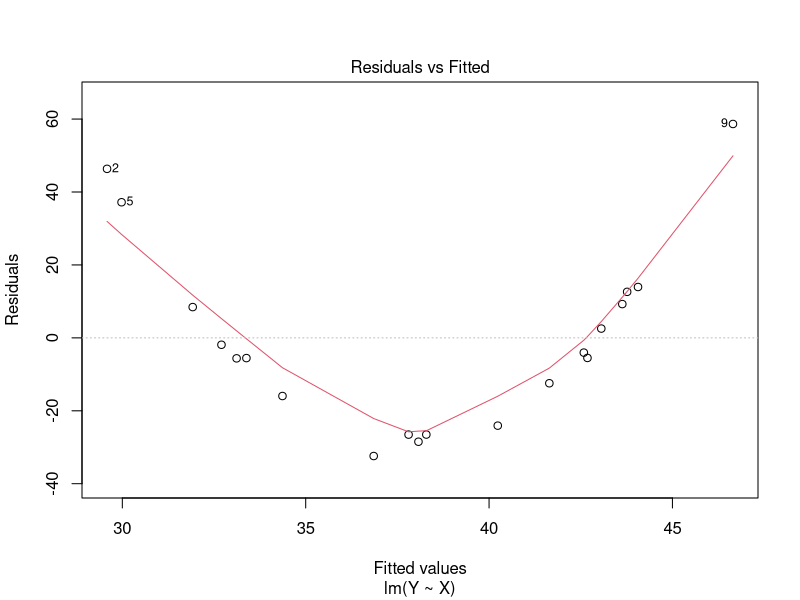
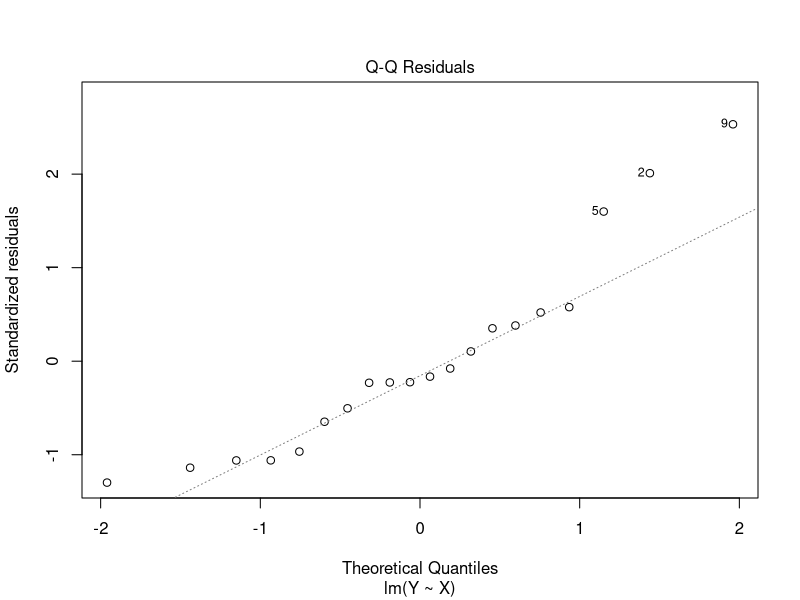
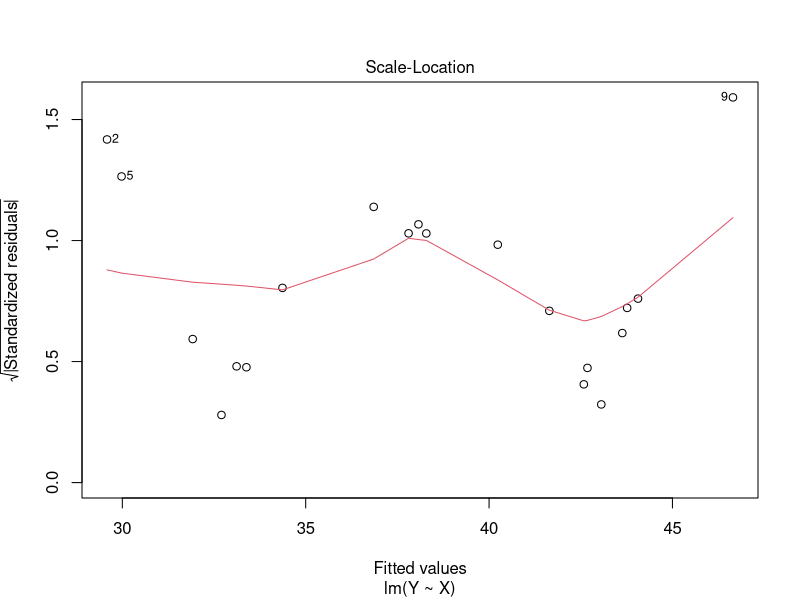
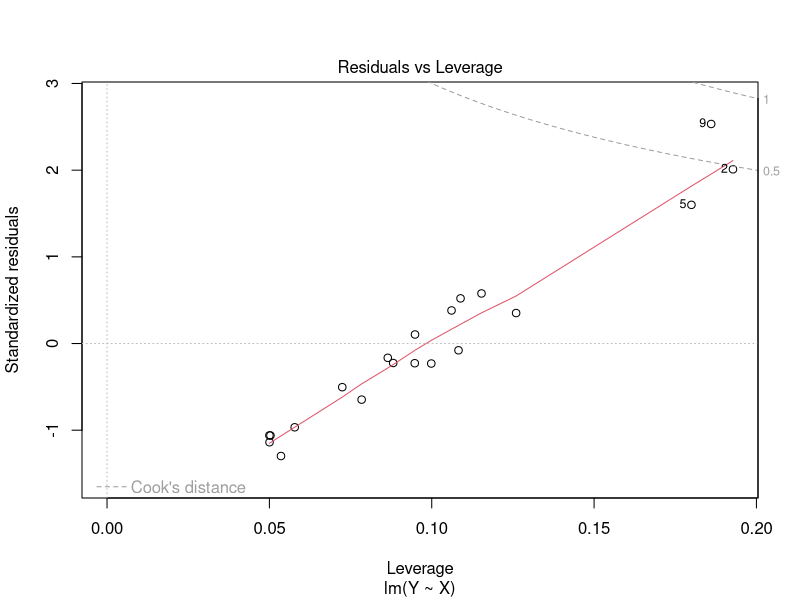
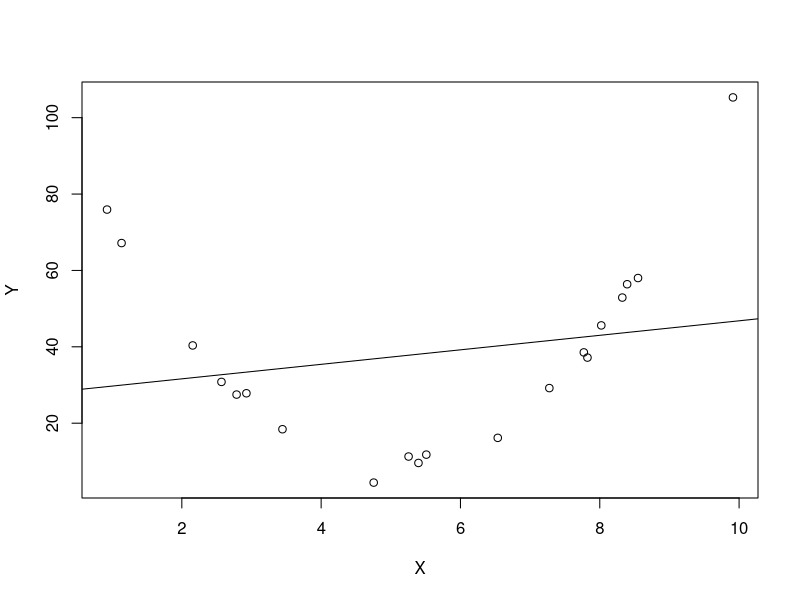
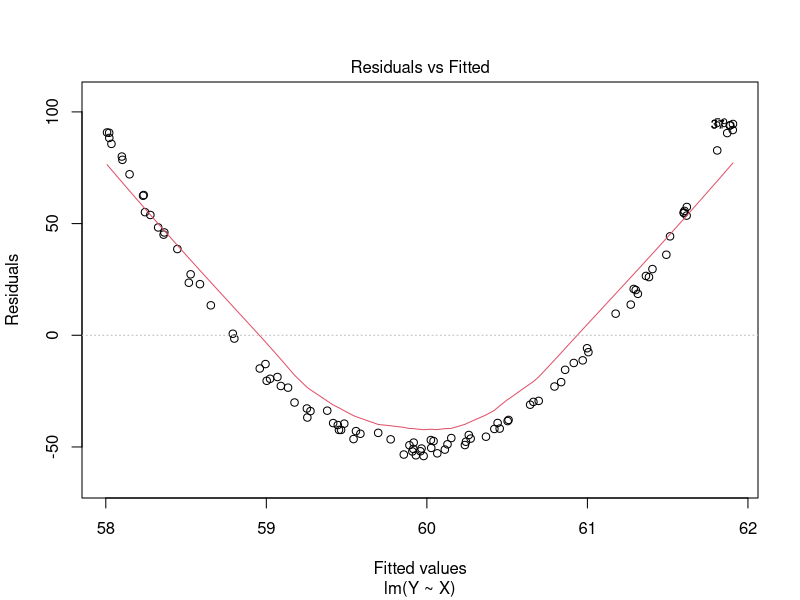
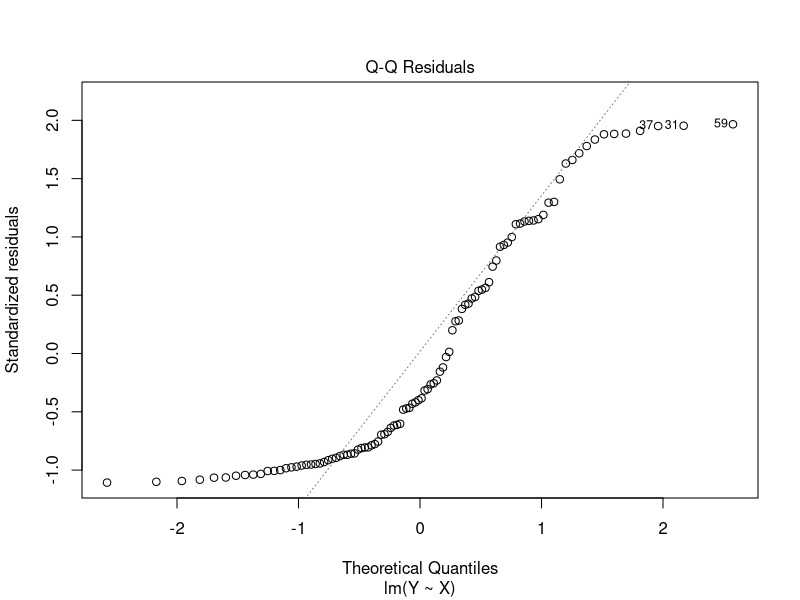
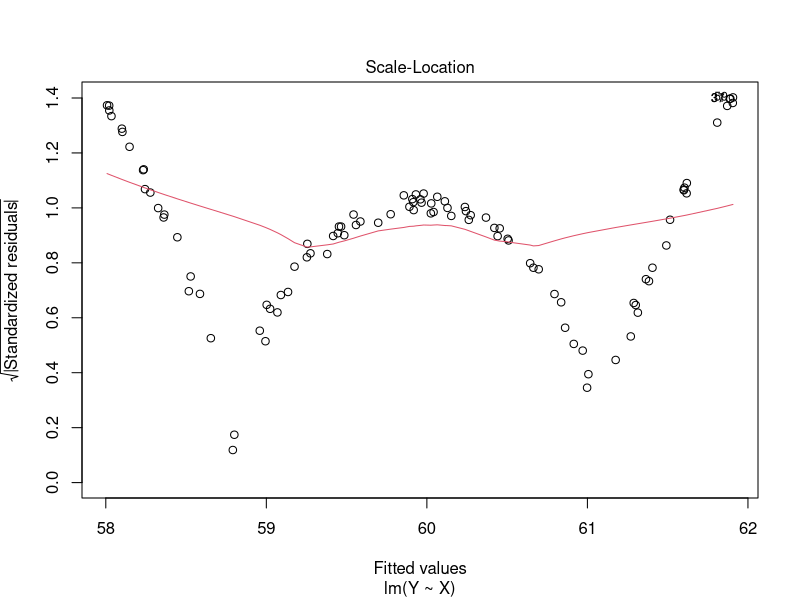

The R script that drew these images, in order: (Note: this script raises an error after producing the figures.)
## ---- chunk 1
knitr::opts_chunk$set(echo = TRUE)
## ---- chunk 2
require(ggplot2)
## ---- chunk 3
check_violations <- function(sample_size, orig_new_obsv, violation_name, violation_func, sigma_sq, orig_X) {

  if (violation_name == "None") {
    X <- orig_X
    new_obsv <- orig_new_obsv
    eps <- rnorm(sample_size, mean = 0, sd = sqrt(sigma_sq))
    return(list(X,new_obsv,eps))
  }
  if (violation_name == "Nonlinear relationship") {
    X <- violation_func(orig_X)
    new_obsv <- violation_func(orig_new_obsv)
    eps <- rnorm(sample_size, mean = 0, sd = sqrt(sigma_sq))
    return(list(X,new_obsv,eps))
  }
  if (violation_name == "Non-normal errors") {
    if (violation_func == "Gamma") {
      X <- orig_X
      new_obsv <- orig_new_obsv
      eps_alpha <- 2
      eps_beta <- 1/4
      eps <- (rgamma(sample_size, shape = eps_alpha, scale = eps_beta) - eps_alpha * eps_beta) * 2
      return(list(X,new_obsv,eps))
    }
    if (violation_func == "Poisson") {
      X <- orig_X
      new_obsv <- orig_new_obsv
      lambda <- 4
      eps <- (rpois(sample_size, lambda) - lambda) * 2
      return(list(X,new_obsv,eps))
    }
  }
  if (violation_name == "Heterogeneous variances") {
    X <- orig_X
    new_obsv <- orig_new_obsv
    eps <- rnorm(sample_size, mean = 0, sd = violation_func(X))
    return(list(X,new_obsv,eps))
  }
  if (violation_name == "Multicolinearity") {
    X <- unname(cbind(orig_X, violation_func(orig_X)))
    new_obsv <- unname(cbind(orig_new_obsv, violation_func(orig_new_obsv)))
    eps <- rnorm(sample_size, mean = 0, sd = sqrt(sigma_sq))
    return(list(X,new_obsv,eps))
  }
}


# function that will run simulations, violating a specific assumption
run_simulations <- function(num_runs, sample_size, num_new_obsv, violation, violation_func, num_predictors, sigma_sq) {
  
  sim_results <- data.frame(bad_prediction_rate = 0,
                            bad_intercept_rate = 0, 
                            bad_predictor_rate = 0, 
                            average_mse = 0, 
                            insignificant_intercept_rate = 0, 
                            insignificant_predictor_rate = 0)

  # b0 <- parameters[1]
  # b1 <- parameters[2]
  parameters <- sample.int(10, num_predictors + 1)
  for (i in 1:num_runs) {
    X <- runif(sample_size, 0, 10)
    new_obsv <- runif(num_new_obsv, 0, 10)
    
    violated_data <- check_violations(sample_size, new_obsv, violation, violation_func, sigma_sq, X)
    violated_X <- violated_data[[1]]
    violated_new_obsv <- violated_data[[2]]
    eps <- violated_data[[3]]
    
    new_data <- data.frame(X = new_obsv)
    if (violation == "Multicolinearity") {
      X <- violated_X
      new_obsv <- violated_new_obsv
    }
    
    
    # add in column of ones to capture beta0 when generating Y and expected value of Y
    Y <- (cbind(1,violated_X) %*% parameters) + eps
    exp_val_Y <- cbind(1,violated_new_obsv) %*% parameters
    
    
    # fit a linear model using the simulated data
    lm_data <- data.frame(Y = Y, X = I(X))
    my_lm <- lm(Y ~ X, data=lm_data)
    # print(summary(my_lm))
    
    # predict y for new values of x using the fitted linear model
    Y_hat_ci <- predict(my_lm, newdata = data.frame(X = I(new_obsv)), interval = "confidence")
    
    # check whether the confidence interval actually captures the expected value of y from the true model
    bad_predictions <- num_new_obsv - sum((exp_val_Y >= Y_hat_ci[,2]) & (exp_val_Y <= Y_hat_ci[,3]))
    sim_results$bad_prediction_rate <- sim_results$bad_prediction_rate + bad_predictions
    
    # get confidence iterval for beta hat
    beta_ci <- confint(my_lm)
    # check whether the true value for the betas is caputured in the confidence interval
    good_betas <- ((parameters >= beta_ci[,1]) & (parameters <= beta_ci[,2]))
    if (good_betas[1] == FALSE) sim_results$bad_intercept_rate <- sim_results$bad_intercept_rate + 1
    if (sum(good_betas[-1] == FALSE) >= 1) 
      {sim_results$bad_predictor_rate <- sim_results$bad_predictor_rate + sum(good_betas[-1] == FALSE)}
    
    # add the mse to the sum of MSE for all runs (to be averaged at the end)
    sim_results$average_mse <- sim_results$average_mse + (anova(my_lm)$'Mean Sq'[2])
    
    
    # check which beta_hats are significant based on the p-values
    p_vals <- summary(my_lm)$coeff[,4]
    if (p_vals[1] > .05) sim_results$insignificant_intercept_rate <- sim_results$insignificant_intercept_rate + 1
    if (sum(p_vals[-1] > .05) >= 1) 
      {sim_results$insignificant_predictor_rate <- sim_results$insignificant_predictor_rate + sum(p_vals[-1] > .05)}
  }
  sim_results <- sim_results/num_runs
  sim_results$bad_prediction_rate <- sim_results$bad_prediction_rate/(num_new_obsv)
  sim_results$insignificant_predictor_rate <- sim_results$bad_predictor_rate/(num_predictors)
  sim_results$insignificant_predictor_rate <- sim_results$insignificant_predictor_rate/(num_predictors)

  payload <- list(sim_results=sim_results, lm_model=my_lm, X=X, Y=Y, eps=eps, Y_hat_ci=Y_hat_ci, exp_val_Y=exp_val_Y)
  return(payload)
  
}
## ---- chunk 4
show_diagnostics <- function(payload) {
  # unpack payload
  list2env(payload, envir=environment())
  #list[sim_results, lm_model, x, y, eps, y_hat_ci, exp_val_y] <- payload

  # print() required inside function
  print(summary(lm_model))
  print(anova(lm_model))
  plot(lm_model)
  plot(Y ~ X)
abline(lm_model)
#ggplot(yhat_medsine, aes(x =locations_medsine$x_med, y = fit)) +
#geom_point(size = 4) +
#geom_errorbar(aes(ymax = yhat_medsine$upr, ymin = #yhat_medsine$lwr))
}

# n_sims <- 1
# n_samps <- 100
# num_new_obsv <- 10
# violation_type <- "Nonlinear relationship"
# violation_func <- sin
# # parameters <- c(0,1)
# num_predictors <- 1
# sigma_sq <- 1
# 
# payload <- run_simulations(n_sims, n_samps, num_new_obsv, violation_type, violation_func, num_predictors, sigma_sq)
# 
# show_diagnostics(payload)
## ---- chunk 5
# n_sims <- 100
# n_samps <- 100
# num_new_obsv <- 10
# violation_type <- "Nonlinear relationship"
# violation_func <- sin
# num_predictors <- 1
# sigma_sq <- 1
# 
# payload <- run_simulations(n_sims, n_samps, num_new_obsv, violation_type, violation_func, num_predictors, sigma_sq)
# cat(violation_type, n_sims, n_samps, num_new_obsv, str(violation_func), num_predictors, sigma_sq)
# show_diagnostics(payload)
## ---- chunk 6
set.seed(1)
# Sample code to get started
n_small <- 20
n_med <- 100
n_large <- 5000
## ---- chunk 7
num_runs <- 100
num_new_obsv <- 20
# parameters <- c(10,2)
num_predictors <- 1
sigma_sq <- 4
## ---- chunk 8
poly_func <- function(x) (x-5)^2
poly_small_results <- run_simulations(num_runs,
                                      n_small, 
                                      num_new_obsv, 
                                      violation = "Nonlinear relationship", 
                                      violation_func = poly_func, 
                                      num_predictors, 
                                      sigma_sq)


poly_med_results <-run_simulations(num_runs,
                                   n_med, 
                                   num_new_obsv, 
                                   violation =  "Nonlinear relationship", 
                                   violation_func = poly_func, 
                                   num_predictors, 
                                   sigma_sq)

poly_large_results <-run_simulations(num_runs, 
                                     n_large, 
                                     num_new_obsv, 
                                     violation =  "Nonlinear relationship", 
                                     violation_func = poly_func, 
                                     num_predictors, 
                                     sigma_sq)


## ---- chunk 9
polynomial_results <- rbind(small_samp = poly_small_results[[1]], 
                            med_samp = poly_med_results[[1]], 
                            large_samp = poly_large_results[[1]])
polynomial_results
## ---- chunk 10
show_diagnostics(poly_small_results)
## ---- chunk 11
show_diagnostics(poly_med_results)
## ---- chunk 12
show_diagnostics(poly_large_results)
## ---- chunk 13
exp_small_results <- run_simulations(num_runs,
                                     n_small, 
                                     num_new_obsv, 
                                     violation =  "Nonlinear relationship", 
                                     violation_func = exp, 
                                     num_predictors, 
                                     sigma_sq)

exp_med_results <-run_simulations(num_runs, 
                                  n_med, 
                                  num_new_obsv, 
                                  violation =  "Nonlinear relationship",
                                  violation_func = exp, 
                                  num_predictors, 
                                  sigma_sq)

exp_large_results <-run_simulations(num_runs,
                                    n_large, 
                                    num_new_obsv, 
                                    violation =  "Nonlinear relationship", 
                                    violation_func = exp, 
                                    num_predictors, 
                                    sigma_sq)
## ---- chunk 14
exponential_results <- rbind(small_samp = exp_small_results[[1]],
                             med_samp = exp_med_results[[1]], 
                             large_samp = exp_large_results[[1]])
exponential_results
## ---- chunk 15
show_diagnostics(exp_small_results)
## ---- chunk 16
show_diagnostics(exp_med_results)
## ---- chunk 17
show_diagnostics(exp_large_results)
## ---- chunk 18
sin_small_results <- run_simulations(num_runs, 
                                     n_small, 
                                     num_new_obsv, 
                                     violation =  "Nonlinear relationship", 
                                     violation_func = sin, 
                                     num_predictors, 
                                     sigma_sq)

sin_med_results <- run_simulations(num_runs, 
                                   n_med, 
                                   num_new_obsv, 
                                   violation =  "Nonlinear relationship", 
                                   violation_func = sin, 
                                   num_predictors, 
                                   sigma_sq)

sin_large_results <- run_simulations(num_runs, 
                                     n_large, 
                                     num_new_obsv, 
                                     violation =  "Nonlinear relationship", 
                                     violation_func = sin, 
                                     num_predictors, 
                                     sigma_sq)
## ---- chunk 19
sinusoidal_results <- rbind(small_samp = sin_small_results[[1]], 
                            med_samp = sin_med_results[[1]], 
                            large_samp = sin_large_results[[1]])
sinusoidal_results
## ---- chunk 20
show_diagnostics(sin_small_results)
## ---- chunk 21
show_diagnostics(sin_med_results)
## ---- chunk 22
show_diagnostics(sin_large_results)
## ---- chunk 23
log_small_results <- run_simulations(num_runs, 
                                     n_small, 
                                     num_new_obsv, 
                                     violation =  "Nonlinear relationship", 
                                     violation_func = log,
                                     num_predictors, 
                                     sigma_sq)

log_med_results <- run_simulations(num_runs, 
                                   n_med, 
                                   num_new_obsv, 
                                   violation =  "Nonlinear relationship", 
                                   violation_func = log, 
                                   num_predictors, 
                                   sigma_sq)

log_large_results <- run_simulations(num_runs, 
                                     n_large, 
                                     num_new_obsv, 
                                     violation =  "Nonlinear relationship", 
                                     violation_func = log, 
                                     num_predictors, 
                                     sigma_sq)


## ---- chunk 24
logarithmic_results <- rbind(small_samp = log_small_results[[1]], 
                             med_samp = log_med_results[[1]], 
                             large_samp = log_large_results[[1]])
logarithmic_results
## ---- chunk 25
show_diagnostics(log_small_results)
## ---- chunk 26
show_diagnostics(log_med_results)
## ---- chunk 27
show_diagnostics(log_large_results)
## ---- chunk 28
#part e, name the normal func & nonnormal func & randomly call it
random.func <- sample(c(poly_func, sin, exp, log), 1)
n <- sample(20:5000, 1)
random.violation <- sample(c("None","Nonlinear relationship"), 1)

random_results <- run_simulations(num_runs = 1, 
                                  n, 
                                  num_new_obsv, 
                                  violation =  random.violation,
                                  violation_func = random.func,
                                  num_predictors, 
                                  sigma_sq)

random_results[[1]]
## ---- chunk 29
show_diagnostics(random_results)
## ---- chunk 30
gamma_small_results <- run_simulations(num_runs, 
                                     n_small, 
                                     num_new_obsv, 
                                     violation =  "Non-normal errors", 
                                     violation_func = "Gamma",
                                     num_predictors, 
                                     sigma_sq)

gamma_med_results <- run_simulations(num_runs, 
                                   n_med, 
                                   num_new_obsv, 
                                   violation =  "Non-normal errors", 
                                   violation_func = "Gamma", 
                                   num_predictors, 
                                   sigma_sq)

gamma_large_results <- run_simulations(num_runs, 
                                     n_large, 
                                     num_new_obsv, 
                                     violation =  "Non-normal errors", 
                                     violation_func = "Gamma", 
                                     num_predictors, 
                                     sigma_sq)
## ---- chunk 31
gamma_results <- rbind(small_samp = gamma_small_results[[1]], 
                             med_samp = gamma_med_results[[1]], 
                             large_samp = gamma_large_results[[1]])
gamma_results
## ---- chunk 32
show_diagnostics(gamma_small_results)
## ---- chunk 33
show_diagnostics(gamma_med_results)
## ---- chunk 34
show_diagnostics(gamma_large_results)
## ---- chunk 35
poisson_small_results <- run_simulations(num_runs, 
                                     n_small, 
                                     num_new_obsv, 
                                     violation =  "Non-normal errors", 
                                     violation_func = "Poisson",
                                     num_predictors, 
                                     sigma_sq)

poisson_med_results <- run_simulations(num_runs, 
                                   n_med, 
                                   num_new_obsv, 
                                   violation =  "Non-normal errors", 
                                   violation_func = "Poisson", 
                                   num_predictors, 
                                   sigma_sq)

poisson_large_results <- run_simulations(num_runs, 
                                     n_large, 
                                     num_new_obsv, 
                                     violation =  "Non-normal errors", 
                                     violation_func = "Poisson", 
                                     num_predictors, 
                                     sigma_sq)


## ---- chunk 36
poisson_results <- rbind(small_samp = poisson_small_results[[1]], 
                             med_samp = poisson_med_results[[1]], 
                             large_samp = poisson_large_results[[1]])
poisson_results
## ---- chunk 37
show_diagnostics(poisson_small_results)
## ---- chunk 38
show_diagnostics(poisson_med_results)
## ---- chunk 39
show_diagnostics(poisson_large_results)
## ---- chunk 40
hetero_var_small_results <- run_simulations(num_runs,
                                     n_small, 
                                     num_new_obsv, 
                                     violation =  "Heterogeneous variances", 
                                     violation_func = poly_func, 
                                     num_predictors, 
                                     sigma_sq)

hetero_var_med_results <-run_simulations(num_runs, 
                                  n_med, 
                                  num_new_obsv, 
                                  violation =  "Heterogeneous variances",
                                  violation_func = poly_func, 
                                  num_predictors, 
                                  sigma_sq)

hetero_var_large_results <-run_simulations(num_runs,
                                    n_large, 
                                    num_new_obsv, 
                                    violation =  "Heterogeneous variances", 
                                    violation_func = poly_func, 
                                    num_predictors, 
                                    sigma_sq)
## ---- chunk 41
hetero_var_results <- rbind(small_samp = hetero_var_small_results[[1]],
                             med_samp = hetero_var_med_results[[1]], 
                             large_samp = hetero_var_large_results[[1]])
hetero_var_results
## ---- chunk 42
show_diagnostics(hetero_var_small_results)
## ---- chunk 43
show_diagnostics(hetero_var_med_results)
## ---- chunk 44
show_diagnostics(hetero_var_large_results)
## ---- chunk 45

## ---- chunk 46
add_noise <- function(x) {x + rnorm(length(x))}
num_predictors <- 2
multicolinearity_small_results <- run_simulations(num_runs,
                                     n_small,
                                     num_new_obsv,
                                     violation =  "Multicolinearity",
                                     violation_func = add_noise,
                                     num_predictors,
                                     sigma_sq)

multicolinearity_med_results <- run_simulations(num_runs,
                                     n_med,
                                     num_new_obsv,
                                     violation =  "Multicolinearity",
                                     violation_func = add_noise,
                                     num_predictors,
                                     sigma_sq)

multicolinearity_large_results <- run_simulations(num_runs,
                                     n_large,
                                     num_new_obsv,
                                     violation =  "Multicolinearity",
                                     violation_func = add_noise,
                                     num_predictors,
                                     sigma_sq)
## ---- chunk 47
multicolinearity_results <- rbind(small_samp = multicolinearity_small_results[[1]],
                             med_samp = multicolinearity_med_results[[1]],
                             large_samp = multicolinearity_large_results[[1]])
multicolinearity_results
## ---- chunk 48
show_diagnostics(multicolinearity_small_results)
## ---- chunk 49
show_diagnostics(multicolinearity_med_results)
## ---- chunk 50
show_diagnostics(multicolinearity_large_results)
## ---- chunk 51

# B <- 100
# many.sims.multicollinearity <- sapply(1:B, function(i) {
#     # x <- rnorm(100, mean = 0, sd = 1)
#     # eps <- rnorm(100, mean = 0, sd = sqrt(0.25))
#     # y <- -1 + 0.5 * x + eps
#     # simul.fit <- lm(y ~ x)
#     # beta.1 <- 0.5
#     # lower <- confint(simul.fit, "x")[1]
#     # upper <- confint(simul.fit, "x")[2]
#     # boolean <- beta.1 <= upper & beta.1 >= lower
#     #return(boolean)
# })

# proportion <- sum(many.sims.multicollinearity)/length(many.sims.multicollinearity)
# proportion

## ---- chunk 52
